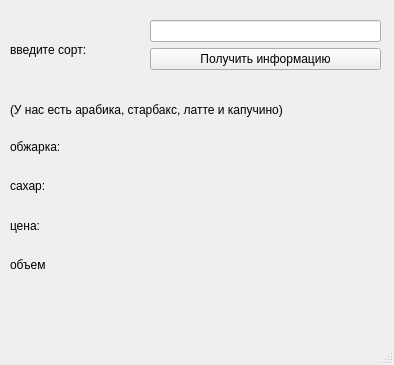
<?xml version="1.0" encoding="UTF-8"?>
<ui version="4.0">
 <class>MainWindow</class>
 <widget class="QMainWindow" name="MainWindow">
  <property name="geometry">
   <rect>
    <x>0</x>
    <y>0</y>
    <width>394</width>
    <height>365</height>
   </rect>
  </property>
  <property name="windowTitle">
   <string>MainWindow</string>
  </property>
  <widget class="QWidget" name="centralwidget">
   <widget class="QWidget" name="verticalLayoutWidget">
    <property name="geometry">
     <rect>
      <x>150</x>
      <y>20</y>
      <width>231</width>
      <height>51</height>
     </rect>
    </property>
    <layout class="QVBoxLayout" name="verticalLayout">
     <item>
      <widget class="QLineEdit" name="lineEdit"/>
     </item>
     <item>
      <widget class="QPushButton" name="pushButton">
       <property name="text">
        <string>Получить информацию</string>
       </property>
      </widget>
     </item>
    </layout>
   </widget>
   <widget class="QWidget" name="verticalLayoutWidget_2">
    <property name="geometry">
     <rect>
      <x>10</x>
      <y>130</y>
      <width>71</width>
      <height>151</height>
     </rect>
    </property>
    <layout class="QVBoxLayout" name="verticalLayout_2">
     <item>
      <widget class="QLabel" name="label_2">
       <property name="text">
        <string>обжарка:</string>
       </property>
      </widget>
     </item>
     <item>
      <widget class="QLabel" name="label_4">
       <property name="text">
        <string>сахар:</string>
       </property>
      </widget>
     </item>
     <item>
      <widget class="QLabel" name="label_6">
       <property name="text">
        <string>цена:</string>
       </property>
      </widget>
     </item>
     <item>
      <widget class="QLabel" name="label_8">
       <property name="text">
        <string>объем</string>
       </property>
      </widget>
     </item>
    </layout>
   </widget>
   <widget class="QWidget" name="verticalLayoutWidget_3">
    <property name="geometry">
     <rect>
      <x>10</x>
      <y>10</y>
      <width>131</width>
      <height>80</height>
     </rect>
    </property>
    <layout class="QVBoxLayout" name="verticalLayout_3">
     <item>
      <widget class="QLabel" name="label">
       <property name="text">
        <string>введите сорт:</string>
       </property>
      </widget>
     </item>
    </layout>
   </widget>
   <widget class="QWidget" name="verticalLayoutWidget_4">
    <property name="geometry">
     <rect>
      <x>130</x>
      <y>130</y>
      <width>171</width>
      <height>151</height>
     </rect>
    </property>
    <layout class="QVBoxLayout" name="verticalLayout_4">
     <item>
      <widget class="QLabel" name="label_3">
       <property name="text">
        <string/>
       </property>
      </widget>
     </item>
     <item>
      <widget class="QLabel" name="label_5">
       <property name="text">
        <string/>
       </property>
      </widget>
     </item>
     <item>
      <widget class="QLabel" name="label_7">
       <property name="text">
        <string/>
       </property>
      </widget>
     </item>
     <item>
      <widget class="QLabel" name="label_9">
       <property name="text">
        <string/>
       </property>
      </widget>
     </item>
    </layout>
   </widget>
   <widget class="QLabel" name="label_10">
    <property name="geometry">
     <rect>
      <x>40</x>
      <y>260</y>
      <width>141</width>
      <height>16</height>
     </rect>
    </property>
    <property name="text">
     <string/>
    </property>
   </widget>
   <widget class="QLabel" name="label_11">
    <property name="geometry">
     <rect>
      <x>10</x>
      <y>90</y>
      <width>371</width>
      <height>39</height>
     </rect>
    </property>
    <property name="text">
     <string>(У нас есть арабика, старбакс, латте и капучино)</string>
    </property>
   </widget>
  </widget>
  <widget class="QMenuBar" name="menubar">
   <property name="geometry">
    <rect>
     <x>0</x>
     <y>0</y>
     <width>394</width>
     <height>18</height>
    </rect>
   </property>
  </widget>
  <widget class="QStatusBar" name="statusbar"/>
 </widget>
 <resources/>
 <connections/>
</ui>
